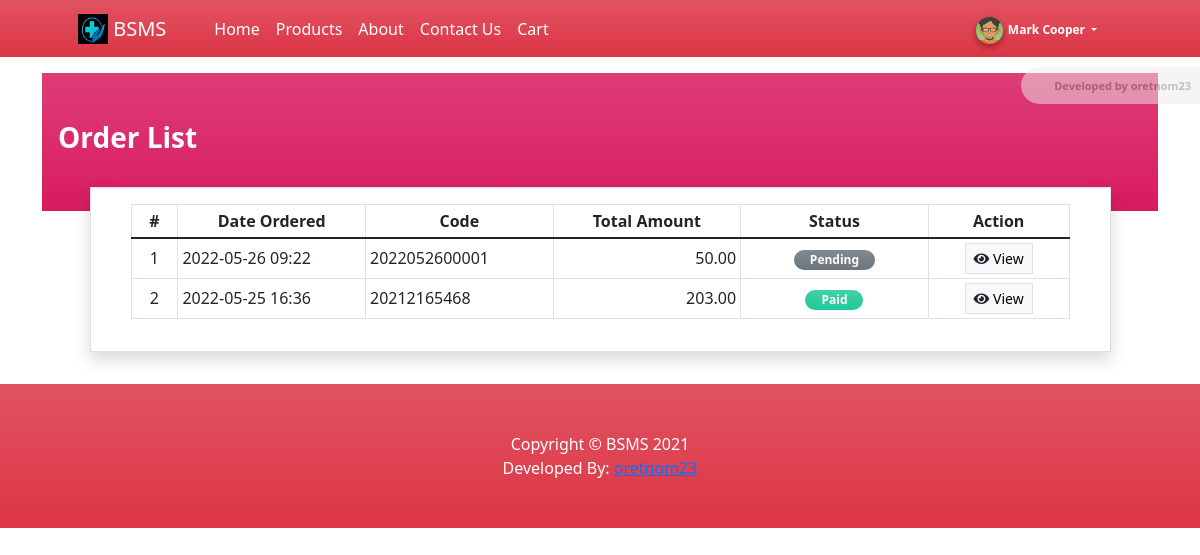
/?p=orders (signed in), run on the app's committed database.
### tables this page shows
CREATE TABLE `order_list` (
  `id` int(30) NOT NULL,
  `code` varchar(100) NOT NULL,
  `customer_id` int(30) NOT NULL,
  `delivery_address` text NOT NULL,
  `total_amount` float(12,2) NOT NULL DEFAULT 0.00,
  `status` tinyint(1) NOT NULL DEFAULT 0 COMMENT '0=pending,\r\n1=packed,\r\n2=out for delivery,\r\n3=paid\r\n',
  `date_created` datetime NOT NULL DEFAULT current_timestamp(),
  `date_updated` datetime NOT NULL DEFAULT current_timestamp() ON UPDATE current_timestamp()
);

### classes/DBConnection.php (called while the page is built, shortened)
<?php
class DBConnection{
    private $host = DB_SERVER;
    private $username = DB_USERNAME;
    private $password = DB_PASSWORD;
    private $database = DB_NAME;
    public $conn;
    public function __construct(){
        if (!isset($this->conn)) {
            $this->conn = new mysqli($this->host, $this->username, $this->password, $this->database);
        }
    }
}
?>

### classes/SystemSettings.php (called while the page is built, shortened)
<?php
class SystemSettings extends DBConnection{
	function userdata($field = ''){
		if(!empty($field)){
			if(isset($_SESSION['userdata'][$field]))
				return $_SESSION['userdata'][$field];
			else
				return null;
		}else{
			return false;
		}
	}
}
$_settings = new SystemSettings();
?>

### config.php (called while the page is built, shortened)
<?php
require_once('classes/DBConnection.php');
require_once('classes/SystemSettings.php');
function format_num($number = '' , $decimal = ''){
    if(is_numeric($number)){
        $ex = explode(".",$number);
        $decLen = isset($ex[1]) ? strlen($ex[1]) : 0;
        if(is_numeric($decimal)){
            return number_format($number,$decimal);
        }else{
            return number_format($number,$decLen);
        }
    }else{
        return "Invalid Input";
    }
}
?>

### orders/index.php (the view, shortened to what this page needs)
<section class="py-3">
    <div class="container">
        <div class="content py-5 px-3 bg-gradient-maroon">
            <h3><b>Order List</b></h3>
        </div>
        <div class="row mt-n4 justify-content-center align-items-center flex-column">
            <div class="col-lg-11 col-md-11 col-sm-12 col-xs-12">
                <div class="card rounded-0 shadow">
                    <div class="card-body">
                        <div class="container-fluid">
                            <table class="table table-stripped table-bordered">
                                <colgroup>
                                    <col width="5%">
                                    <col width="20%">
                                    <col width="20%">
                                    <col width="20%">
                                    <col width="20%">
                                    <col width="15%">
                                </colgroup>
                                <thead>
                                    <tr>
                                        <th class="p-1 text-center">#</th>
                                        <th class="p-1 text-center">Date Ordered</th>
                                        <th class="p-1 text-center">Code</th>
                                        <th class="p-1 text-center">Total Amount</th>
                                        <th class="p-1 text-center">Status</th>
                                        <th class="p-1 text-center">Action</th>
                                    </tr>
                                </thead>
                                <tbody>
                                    <?php
                                    $i = 1;
                                    $orders = $conn->query("SELECT * FROM `order_list` where customer_id = '{$_settings->userdata('id')}' order by abs(unix_timestamp(date_created)) desc ");
                                    while($row = $orders->fetch_assoc()):
                                    ?>
                                    <tr>
                                        <td class="p-1 align-middle text-center"><?= $i++ ?></td>
                                        <td class="p-1 align-middle"><?= date("Y-m-d H:i", strtotime($row['date_created'])) ?></td>
                                        <td class="p-1 align-middle"><?= $row['code'] ?></td>
                                        <td class="p-1 align-middle text-right"><?= format_num($row['total_amount'],2) ?></td>
                                        <td class="p-1 align-middle text-center">
                                            <?php
                                            switch($row['status']){
                                                case 0:
                                                    echo '<span class="badge badge-secondary bg-gradient-secondary px-3 rounded-pill">Pending</span>';
                                                    break;
                                                case 3:
                                                    echo '<span class="badge badge-teal bg-gradient-teal px-3 rounded-pill">Paid</span>';
                                                    break;
                                            }
                                            ?>
                                        </td>
                                        <td class="p-1 align-middle text-center">
                                            <button class="btn btn-flat btn-sm btn-light border-gradient-light border view-order" type="button" data-id="<?= $row['id'] ?>"><i class="fa fa-eye text-dark"></i> View</button>
                                        </td>
                                    </tr>
                                    <?php endwhile; ?>
                                </tbody>
                            </table>
                        </div>
                    </div>
                </div>
            </div>
        </div>
    </div>
</section>

### data on the page
order_list: date_created "2022-05-26 09:22", code "2022052600001", total_amount "50.00", status "Pending"
order_list: date_created "2022-05-25 16:36", code "20212165468", total_amount "203.00", status "Paid"

### other printed values
$_settings->info('short_name') "BSMS"
$_settings->userdata('firstname').' '.$_settings->userdata('lastname') "Mark Cooper"
